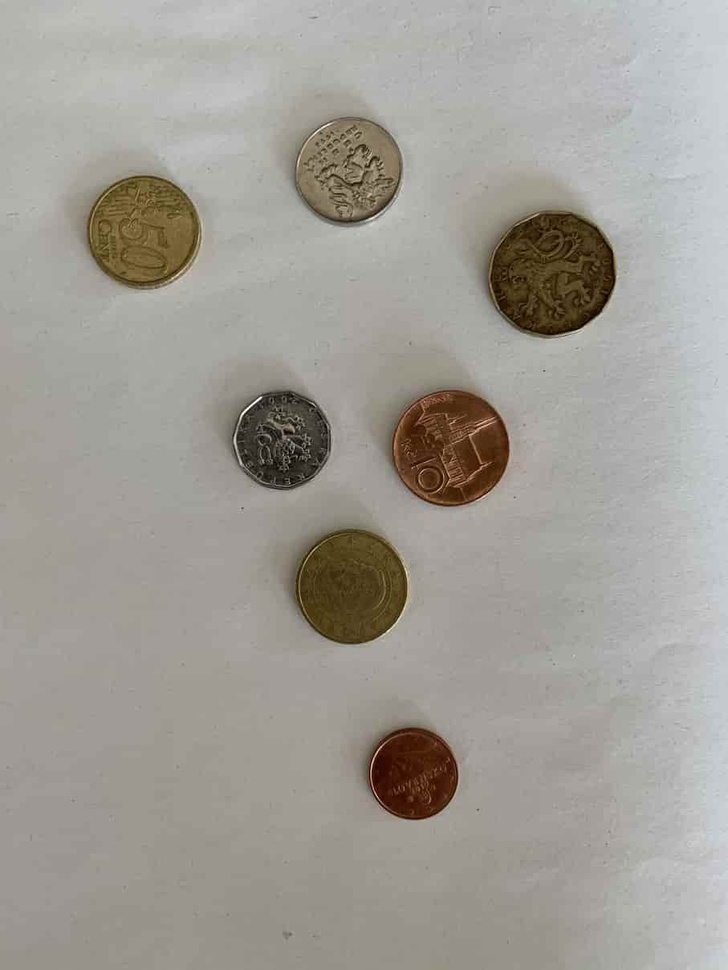
#> input picture opencv_book/pictures/coins2.jpg, 728 x 970 px, shrunk from 907 x 1209 before the run
$ python histogram_color.py --image pictures/coins2.jpg
#> lines starting #> are read from the running program, lines starting #| are printed output that depends on the picture
from matplotlib import pyplot as plt
import numpy as np
import argparse
import cv2

ap = argparse.ArgumentParser()
ap.add_argument("-i", "--image", required=True, help="Path to the input image")
args = vars(ap.parse_args())

image = cv2.imread(args["image"])
#> image is the input picture: shape (970, 728, 3); mean B, G, R 150.5, 157.3, 160.7
cv2.imshow("Original", image)

chans = cv2.split(image)
colors = ("b", "g", "r")
plt.figure()
plt.title("Flattened Color Histogram")
plt.xlabel("Bins")
plt.ylabel("# of Pixels")

for (chan, color) in zip(chans, colors):
    hist = cv2.calcHist([chan], [0], None, [256], [0, 256])
    plt.plot(hist, color = color)
    plt.xlim([0, 256])
#> this loop made 3 passes
#> color on passes 1 to 3: 'b', 'g', 'r'

plt.show()
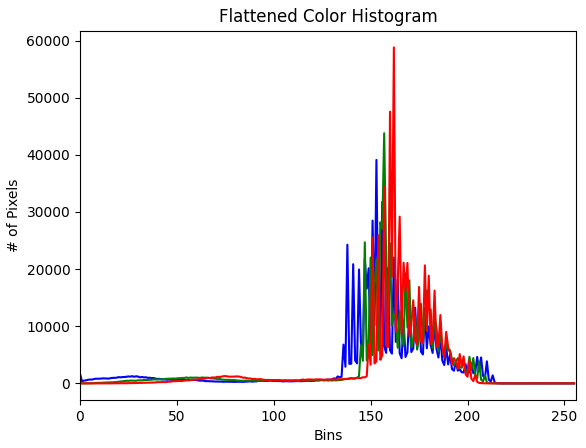
#> figure drawn by matplotlib, 1 panel; curve peaks at x = 153, y = 39101; curve peaks at x = 157, y = 43780; curve peaks at x = 162, y = 58796

fig1 = plt.figure()
ax = fig1.add_subplot(131)
hist = cv2.calcHist([chans[1], chans[0]], [0, 1], None, [32, 32], [0, 256, 0, 256])
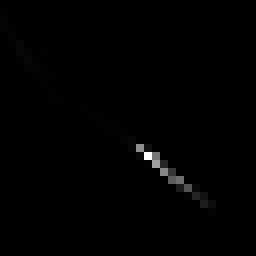
#> hist: shape (32, 32) float32 (shown 8 times larger); min 0, max 114799, mean 689.6; drawn with min black and max white
p = ax.imshow(hist, interpolation="nearest")
ax.set_title("2D Color Histogram for G and B")
plt.colorbar(p)

ax = fig1.add_subplot(132)
hist = cv2.calcHist([chans[1], chans[2]], [0, 1], None, [32, 32], [0, 256, 0, 256])
p = ax.imshow(hist, interpolation= "nearest")
ax.set_title("2D Color Histogram for G and R")
plt.colorbar(p)

ax = fig1.add_subplot(133)
hist = cv2.calcHist([chans[0], chans[2]], [0, 1], None, [32, 32], [0, 256, 0, 256])
p = ax.imshow(hist, interpolation= "nearest")
ax.set_title("2D Color Histogram for B and R")
plt.colorbar(p)
plt.show()
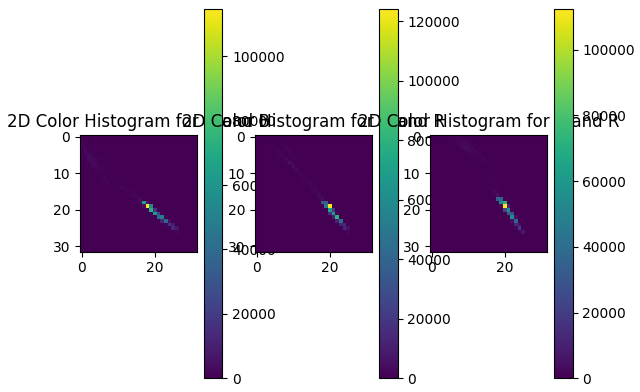
#> figure drawn by matplotlib, 6 panels
print("2D histogram shape: {}, with {} values".format(hist.shape, hist.flatten().shape[0]))
#| 2D histogram shape: (32, 32), with 1024 values

# 3D HISTOGRAM
plt.figure()
plt.title("3D Color Histogram")
hist = cv2.calcHist([image], [0, 1, 2], None, [8, 8, 8], [0, 256, 0, 256, 0, 256])
print("3D histogram shape: {}, with {} values".format(hist.shape, hist.flatten().shape[0]))
#| 3D histogram shape: (8, 8, 8), with 512 values
plt.show()

$ run again, on opencv_book/pictures/input_counting_coins3.jpg
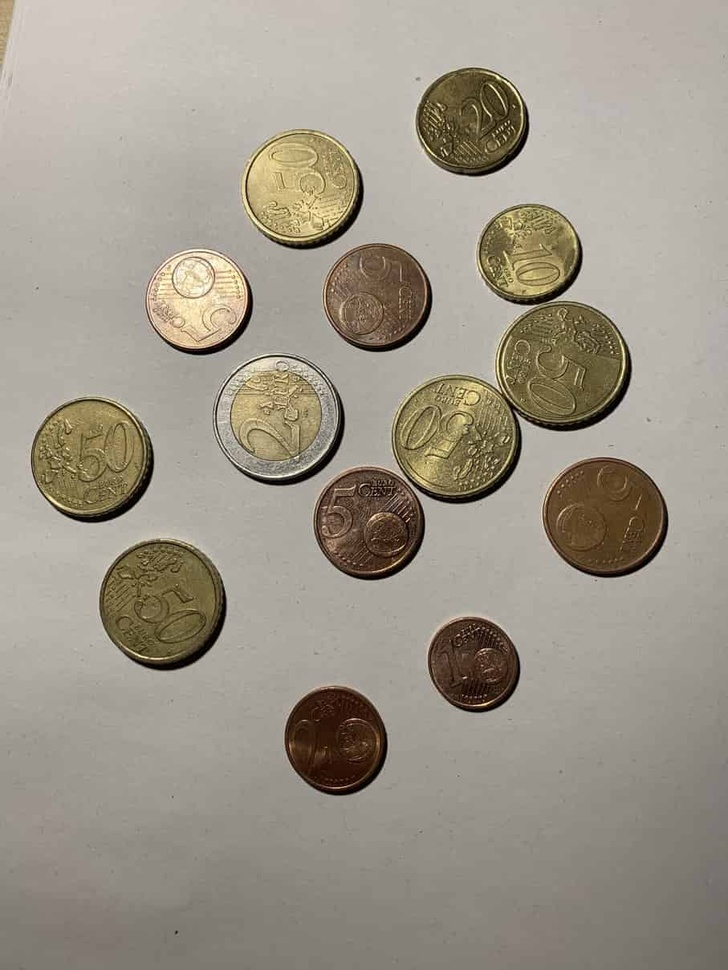
#> input picture opencv_book/pictures/input_counting_coins3.jpg, 728 x 970 px, shrunk from 907 x 1209 before the run
#> image is the input picture: shape (970, 728, 3); mean B, G, R 136.9, 150.2, 157.2
#> the loop `for (chan, color) in zip(chans, colors):` made 3 passes
#> color on passes 1 to 3: 'b', 'g', 'r'
#> `plt.show()`:
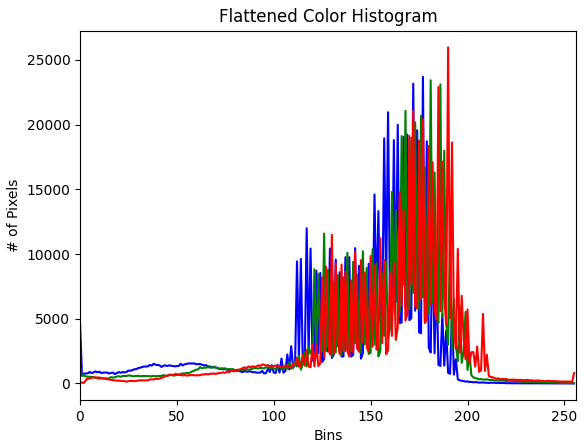
#> figure drawn by matplotlib, 1 panel; curve peaks at x = 177, y = 23696; curve peaks at x = 181, y = 23425; curve peaks at x = 190, y = 25967
#> `hist = cv2.calcHist([chans[0], chans[2]], [0, 1], None, [32, 32], [0, ..`:
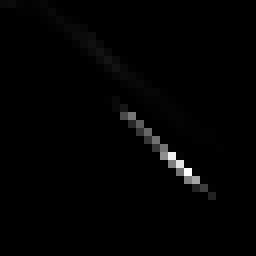
#> hist: shape (32, 32) float32 (shown 8 times larger); min 0, max 58348, mean 689.6; drawn with min black and max white
#| 2D histogram shape: (32, 32), with 1024 values
#| 3D histogram shape: (8, 8, 8), with 512 values

$ run again, on opencv_book/pictures/master_169.jpg
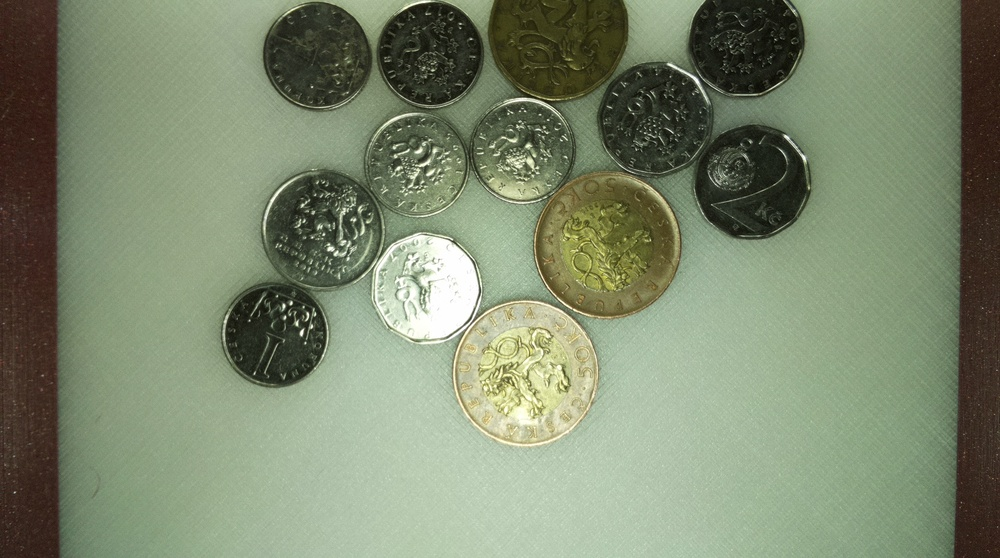
#> input picture opencv_book/pictures/master_169.jpg, 1000 x 558 px, shrunk from 1664 x 928 before the run
#> image is the input picture: shape (558, 1000, 3); mean B, G, R 110.6, 136.6, 125.5
#> the loop `for (chan, color) in zip(chans, colors):` made 3 passes
#> color on passes 1 to 3: 'b', 'g', 'r'
#> `plt.show()`:
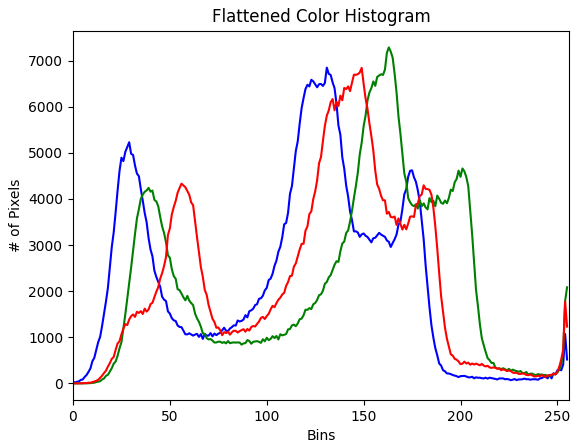
#> figure drawn by matplotlib, 1 panel; curve peaks at x = 131, y = 6846; curve peaks at x = 163, y = 7285; curve peaks at x = 149, y = 6841
#> `hist = cv2.calcHist([chans[0], chans[2]], [0, 1], None, [32, 32], [0, ..`:
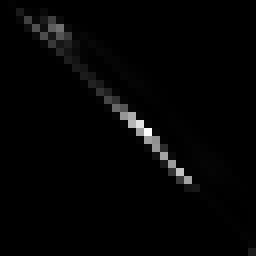
#> hist: shape (32, 32) float32 (shown 8 times larger); min 0, max 30468, mean 544.9; drawn with min black and max white
#| 2D histogram shape: (32, 32), with 1024 values
#| 3D histogram shape: (8, 8, 8), with 512 values
